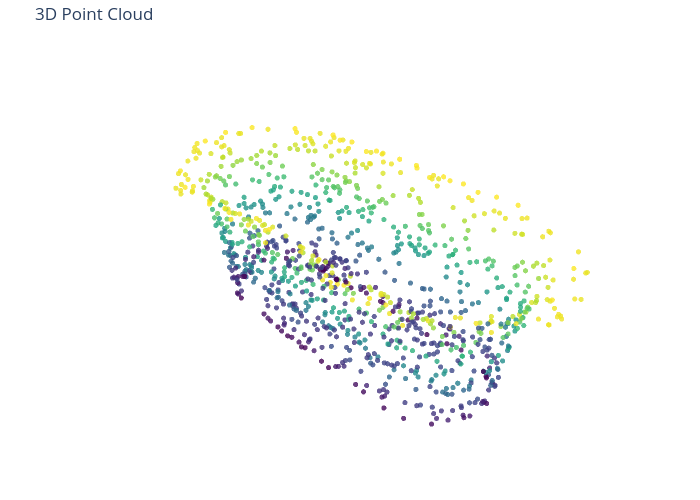

Here is the notebook cell this chart was saved with:
### Code cell
from utils.vis import visualize_point_cloud
visualize_point_cloud(modelnet_pc[0].pos)

### Figure 1 — Plotly figure (JSON) as saved in the notebook; plotly's stock layout.template omitted (floating-point values rounded to 4 significant figures; data arrays with more than 128 entries replaced by an {"elided": "..."} marker saying what was removed)
{"data": [{"marker": {"color": {"elided": "1024 float values"}, "colorscale": [[0, "#440154"], [0.1111, "#482878"], [0.2222, "#3e4989"], [0.3333, "#31688e"], [0.4444, "#26828e"], [0.5556, "#1f9e89"], [0.6667, "#35b779"], [0.7778, "#6ece58"], [0.8889, "#b5de2b"], [1, "#fde725"]], "opacity": 0.8, "size": 3}, "mode": "markers", "type": "scatter3d", "x": {"elided": "1024 float values"}, "y": {"elided": "1024 float values"}, "z": {"elided": "1024 float values"}}], "layout": {"height": 500, "margin": {"b": 0, "l": 0, "r": 0, "t": 40}, "scene": {"xaxis": {"visible": false}, "yaxis": {"visible": false}, "zaxis": {"visible": false}}, "title": {"text": "3D Point Cloud"}, "width": 700}}
